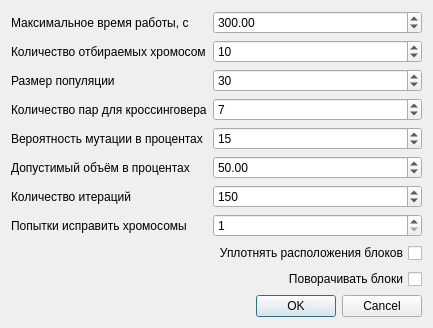
<?xml version="1.0" encoding="UTF-8"?>
<ui version="4.0">
 <class>GeneticSolverDialog</class>
 <widget class="QDialog" name="GeneticSolverDialog">
  <property name="geometry">
   <rect>
    <x>0</x>
    <y>0</y>
    <width>400</width>
    <height>300</height>
   </rect>
  </property>
  <property name="windowTitle">
   <string>Параметры генетического алгоритма</string>
  </property>
  <layout class="QVBoxLayout" name="verticalLayout">
   <item>
    <layout class="QFormLayout" name="formLayout">
     <property name="sizeConstraint">
      <enum>QLayout::SetDefaultConstraint</enum>
     </property>
     <property name="fieldGrowthPolicy">
      <enum>QFormLayout::AllNonFixedFieldsGrow</enum>
     </property>
     <property name="rowWrapPolicy">
      <enum>QFormLayout::DontWrapRows</enum>
     </property>
     <property name="leftMargin">
      <number>0</number>
     </property>
     <property name="topMargin">
      <number>0</number>
     </property>
     <property name="rightMargin">
      <number>0</number>
     </property>
     <property name="bottomMargin">
      <number>0</number>
     </property>
     <item row="0" column="0">
      <widget class="QLabel" name="label">
       <property name="text">
        <string>Максимальное время работы, с</string>
       </property>
      </widget>
     </item>
     <item row="0" column="1">
      <widget class="QDoubleSpinBox" name="timeSpinBox">
       <property name="maximum">
        <double>600.000000000000000</double>
       </property>
       <property name="value">
        <double>300.000000000000000</double>
       </property>
      </widget>
     </item>
     <item row="1" column="0">
      <widget class="QLabel" name="label_4">
       <property name="text">
        <string>Количество отбираемых хромосом</string>
       </property>
      </widget>
     </item>
     <item row="1" column="1">
      <widget class="QSpinBox" name="selectionSpinBox">
       <property name="value">
        <number>10</number>
       </property>
      </widget>
     </item>
     <item row="2" column="0">
      <widget class="QLabel" name="label_3">
       <property name="text">
        <string>Размер популяции</string>
       </property>
      </widget>
     </item>
     <item row="2" column="1">
      <widget class="QSpinBox" name="populationSpinBox">
       <property name="minimum">
        <number>1</number>
       </property>
       <property name="value">
        <number>30</number>
       </property>
      </widget>
     </item>
     <item row="3" column="0">
      <widget class="QLabel" name="label_6">
       <property name="text">
        <string>Количество пар для кроссинговера</string>
       </property>
      </widget>
     </item>
     <item row="3" column="1">
      <widget class="QSpinBox" name="crossingoverCount">
       <property name="singleStep">
        <number>1</number>
       </property>
       <property name="value">
        <number>7</number>
       </property>
      </widget>
     </item>
     <item row="4" column="0">
      <widget class="QLabel" name="label_5">
       <property name="text">
        <string>Вероятность мутации в процентах</string>
       </property>
      </widget>
     </item>
     <item row="4" column="1">
      <widget class="QSpinBox" name="mutationProbability">
       <property name="maximum">
        <number>100</number>
       </property>
       <property name="value">
        <number>15</number>
       </property>
      </widget>
     </item>
     <item row="5" column="0">
      <widget class="QLabel" name="label_7">
       <property name="text">
        <string>Допустимый объём в процентах</string>
       </property>
      </widget>
     </item>
     <item row="5" column="1">
      <widget class="QDoubleSpinBox" name="requiredVolume">
       <property name="maximum">
        <double>100.000000000000000</double>
       </property>
       <property name="value">
        <double>50.000000000000000</double>
       </property>
      </widget>
     </item>
     <item row="6" column="0">
      <widget class="QLabel" name="label_2">
       <property name="text">
        <string>Количество итераций</string>
       </property>
      </widget>
     </item>
     <item row="6" column="1">
      <widget class="QSpinBox" name="iterationSpinBox">
       <property name="minimum">
        <number>1</number>
       </property>
       <property name="maximum">
        <number>10000</number>
       </property>
       <property name="value">
        <number>150</number>
       </property>
      </widget>
     </item>
     <item row="7" column="0">
      <widget class="QLabel" name="label_8">
       <property name="text">
        <string>Попытки исправить хромосомы</string>
       </property>
      </widget>
     </item>
     <item row="7" column="1">
      <widget class="QSpinBox" name="repairAttempts">
       <property name="minimum">
        <number>1</number>
       </property>
       <property name="maximum">
        <number>15</number>
       </property>
      </widget>
     </item>
     <item row="8" column="1">
      <widget class="QCheckBox" name="boxCompression">
       <property name="layoutDirection">
        <enum>Qt::RightToLeft</enum>
       </property>
       <property name="text">
        <string>Уплотнять расположения блоков</string>
       </property>
      </widget>
     </item>
     <item row="9" column="1">
      <widget class="QCheckBox" name="rotateBoxes">
       <property name="sizePolicy">
        <sizepolicy hsizetype="Minimum" vsizetype="Fixed">
         <horstretch>0</horstretch>
         <verstretch>0</verstretch>
        </sizepolicy>
       </property>
       <property name="layoutDirection">
        <enum>Qt::RightToLeft</enum>
       </property>
       <property name="text">
        <string>Поворачивать блоки</string>
       </property>
      </widget>
     </item>
    </layout>
   </item>
   <item>
    <widget class="QDialogButtonBox" name="buttonBox">
     <property name="standardButtons">
      <set>QDialogButtonBox::Cancel|QDialogButtonBox::Ok</set>
     </property>
    </widget>
   </item>
  </layout>
 </widget>
 <resources/>
 <connections/>
</ui>
